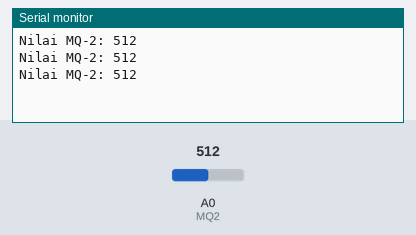
Bench run of a sketch on a simulated Arduino Uno, built with avr-gcc and run on an emulated ATmega328P. Shown: the last lines printed to the serial monitor. The test bench sets the inputs (shaded band); at power-on: A0 (MQ2) = 512.

Above: at 1.3 s.
1.4 s: A0 (MQ2) set to 716
At 1.9 s:
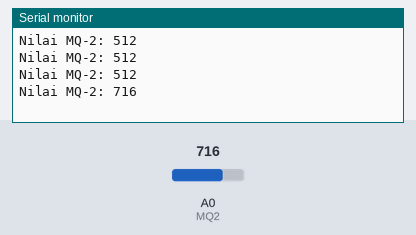
2.9 s: A0 (MQ2) set to 900
At 3.4 s:
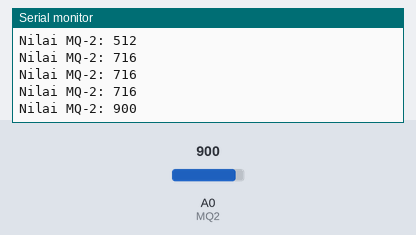
Timing chart, 0 to 5.9 s (numbered marks = the images above; inputs shaded):
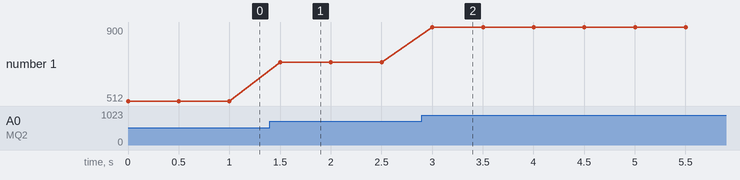

Measured:
- after the input at 1.4 s, the serial monitor: prints a new line after 0.10 s (image 1)
- after the input at 2.9 s, the serial monitor: prints a new line after 0.10 s (image 2)
- plotted number 1: 512 → 716 after the input at 1.4 s, 716 → 900 after the input at 2.9 s

The sketch:

01_Baca_Gas.ino
```cpp
const int MQ2 = A0;

void setup() {
  Serial.begin(9600);
}

void loop() {
  int nilai = analogRead(MQ2);
  Serial.print("Nilai MQ-2: ");
  Serial.println(nilai);
  delay(500);
}
```
